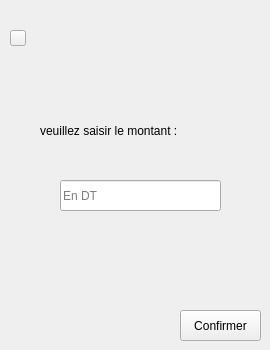
      <widget class="QWidget" name="page_14">
       <widget class="QLabel" name="label_33">
        <property name="geometry">
         <rect>
          <x>40</x>
          <y>100</y>
          <width>181</width>
          <height>61</height>
         </rect>
        </property>
        <property name="text">
         <string>veuillez saisir le montant :</string>
        </property>
       </widget>
       <widget class="QLineEdit" name="sommep">
        <property name="geometry">
         <rect>
          <x>60</x>
          <y>180</y>
          <width>161</width>
          <height>31</height>
         </rect>
        </property>
        <property name="placeholderText">
         <string>En DT</string>
        </property>
       </widget>
       <widget class="QPushButton" name="pushButton_valid_14">
        <property name="geometry">
         <rect>
          <x>180</x>
          <y>310</y>
          <width>81</width>
          <height>31</height>
         </rect>
        </property>
        <property name="toolTip">
         <string>Valider</string>
        </property>
        <property name="styleSheet">
         <string notr="true"/>
        </property>
        <property name="text">
         <string>Confirmer</string>
        </property>
        <property name="icon">
         <iconset>
          <normaloff>../application_02/Images/check.png</normaloff>../application_02/Images/check.png</iconset>
        </property>
       </widget>
       <widget class="QPushButton" name="pushButton_9">
        <property name="geometry">
         <rect>
          <x>10</x>
          <y>30</y>
          <width>16</width>
          <height>16</height>
         </rect>
        </property>
        <property name="styleSheet">
         <string notr="true">border-image: url(:/new/prefix1/images/fleche-petite-gauche (1).png);</string>
        </property>
        <property name="text">
         <string/>
        </property>
       </widget>
      </widget>
